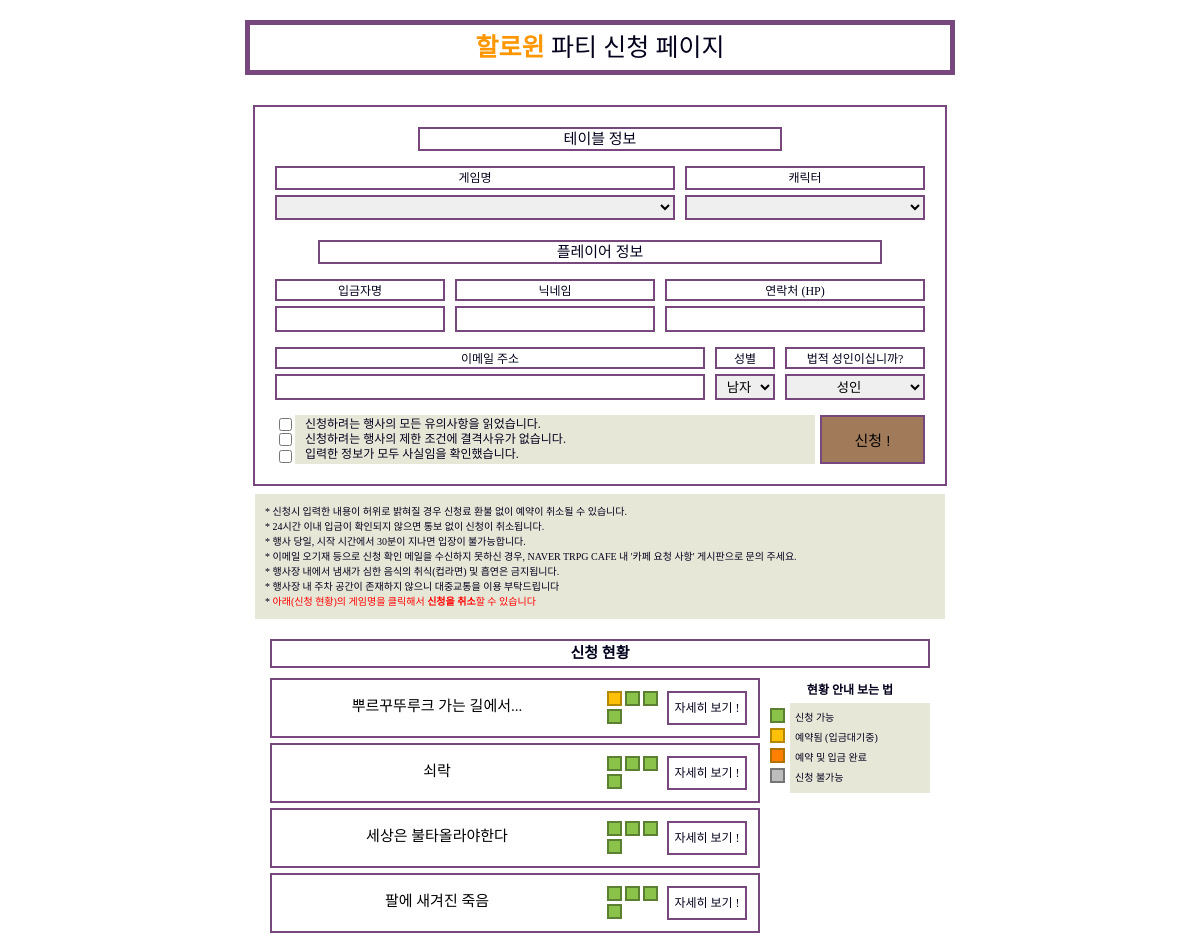
The app's page / (upper part), older data.
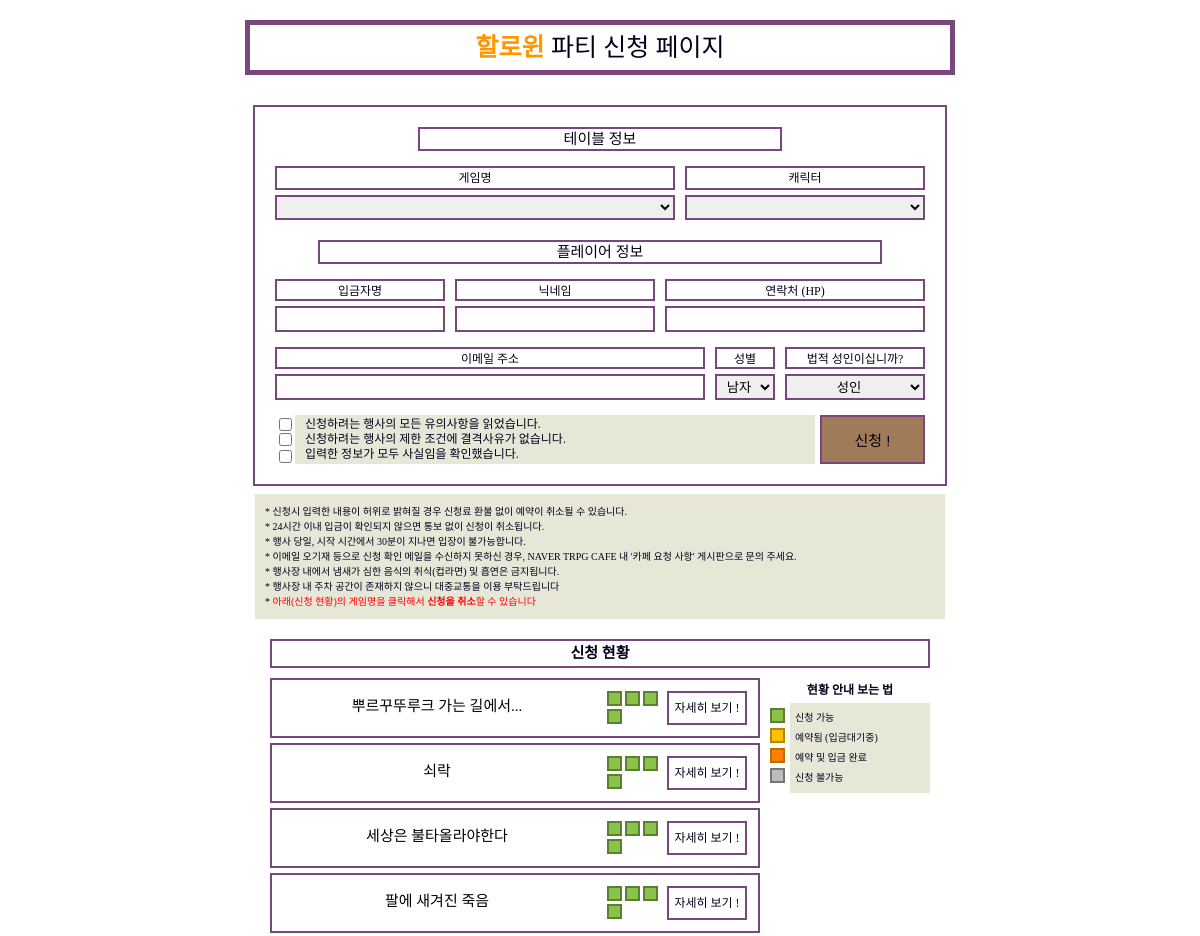
The same page, newer data.
### mysite/apps/scenario/models.py (models this page shows, shortened)
class Scenario(models.Model):
    INACTIVE, ACTIVE = False, True
    SCENARIO_STATUS = (
        (INACTIVE, _('Inactive')),
        (ACTIVE, _('Active'))
    )
    FREE, MALE_ONLY, FEMALE_ONLY = None, True, False
    GENDER_CHOICES = (
        (FREE, _('Free')),
        (MALE_ONLY, _('Male Only')),
        (FEMALE_ONLY, _('Female Only'))
    )
    YES, NO = True, False
    ADULT_CHOICES = (
        (YES, _('Adult Only')),
        (NO, _('Free'))
    )
    master = models.CharField(
        _("Master Name"),
        max_length=64,
        null=True
    )
    name = models.CharField(
        _("Scenario Name"),
        max_length=128
    )
    adult_only = models.BooleanField(
        _("Adult Only"),
        choices=ADULT_CHOICES,
        default=NO
    )
    gender_only = models.NullBooleanField(
        _("Gender Only"),
        default=None,
        choices=GENDER_CHOICES
    )
    is_active = models.BooleanField(
        _("Is Active"),
        choices=SCENARIO_STATUS,
        default=ACTIVE
    )
    reg_date = models.DateTimeField(
        _("Reg Date"),
        auto_now_add=True
    )
    modify_date = models.DateTimeField(
        _("Modify Date"),
        auto_now=True
    )
    def __str__(self):
        return self.name
    class Meta:
        verbose_name = _('Scenario')
        verbose_name_plural = _("Scenarios")

### mysite/apps/character/models.py (models this page shows, shortened)
class Character(models.Model):
    EMPTY, BOOKED, PAID = range(0, 3)
    CHARACTER_STATUS = (
        (EMPTY, _('Empty')),
        (BOOKED, _('Booked')),
        (PAID, _('Paid'))
    )
    name = models.CharField(
        _("Character_Name"),
        max_length=128
    )
    scenario = models.ForeignKey(
        'scenario.Scenario',
        related_name='character',
        verbose_name=_('Scenario'),
        on_delete=models.CASCADE
    )
    player = models.ForeignKey(
        'player.Player',
        related_name='character',
        verbose_name=_('Player'),
        blank=True,
        null=True,
        on_delete=models.SET_NULL
    )
    status = models.PositiveSmallIntegerField(
        _("Status of booking"),
        choices=CHARACTER_STATUS,
        default=EMPTY
    )
    class Meta:
        ordering = ('scenario',)
        verbose_name = _('Character')
        verbose_name_plural = _("Characters")

### mysite/apps/player/views.py (the view, shortened to what this page needs)
# urls.py: url(r'^$', PlayerRegist.as_view(), name="regist"),
class PlayerRegist(TemplateView):
    template_name = "player/player_regist.html"
    def get(self, request, *args, **kwargs):
        context = self.get_context_data(**kwargs)
        context['scenarios'] = Scenario.objects.filter(is_active=True)
        context['form'] = RegistForm()
        context['success'] = 'GET'
        return self.render_to_response(context)

### mysite/apps/player/forms.py
class RegistForm(forms.Form):
    scenario = forms.ModelChoiceField(
        queryset=Scenario.objects.filter(is_active=Scenario.ACTIVE),
        empty_label="",
    )
    character = forms.ModelChoiceField(
        queryset=Character.objects.all(),
        empty_label="",
    )
    player_name = forms.CharField(max_length=64)
    player_nickname = forms.CharField(max_length=64)
    player_phone_number = forms.CharField(max_length=16)
    player_gender = forms.ChoiceField(choices=Player.GENDER_CHOICES)
    player_adult = forms.ChoiceField(choices=Player.ADULT_CHOICES)
    player_email = forms.EmailField(max_length=64)
    agree_read_all = forms.BooleanField()
    agree_no_problem = forms.BooleanField()
    agree_face = forms.BooleanField()

### mysite/templates/player/player_regist.html (shortened to what this page needs)
<!DOCTYPE html>
<html lang="en">
<head>
    {% load static %}
    <link rel="stylesheet" href="{% static "css/player_regist.css" %}">
</head>
<body>
    <div class="container body">
        <div class="header_container">
            <div class="header_title"><b style="color: #FE9600">할로윈</b> 파티 신청 페이지</div>
        </div>
        <div class="body_container">
            <form class="regist_form" id="regist_form" method="post" action="{% url "regist" %}">
                <div class="table_container">
                    <div class="table_title">테이블 정보</div>
                    <div class="table_detail">
                        <div class="table_scenario">
                            <label for="scenario" class="table_scenario_title">게임명</label>
                            {{ form.scenario }}
                        </div>
                        <div class="table_character">
                            <label for="character" class="table_character_title">캐릭터</label>
                            <select id="id_character" name="character" required>
                            </select>
                        </div>
                    </div>
                </div>
                <div class="player_container">
                    <div class="player_title">플레이어 정보</div>
                    <div class="player_detail">
                        <div class="player_detail_basic">
                            <div class="player_detail_name">
                                <label for="player_name" class="player_name_title">입금자명</label>
                                {{ form.player_name }}
                            </div>
                            <div class="player_detail_nickname">
                                <label for="player_nickname" class="player_nickname_title">닉네임</label>
                                {{ form.player_nickname }}
                            </div>
                            <div class="player_detail_phone_number">
                                <label for="player_phone_number" class="player_phone_number_title">연락처 (HP)</label>
                                {{ form.player_phone_number }}
                            </div>
                        </div>
                        <div class="player_detail_other">
                            <div class="player_detail_email">
                                <label for="player_email" class="player_email">이메일 주소</label>
                                {{ form.player_email }}
                            </div>
                            <div class="player_detail_gender">
                                <label for="player_gender" class="player_gender_title">성별</label>
                                {{ form.player_gender }}
                            </div>
                            <div class="player_detail_adult">
                                <label for="player_adult" class="player_adult_title">법적 성인이십니까?</label>
                                {{ form.player_adult }}
                            </div>
                        </div>
                        <div class="player_detail_check">
                            <div class="player_agree">
                                <div class="player_agree_checkboxes">
                                    {{ form.agree_read_all }}
                                    {{ form.agree_no_problem }}
                                    {{ form.agree_face }}
                                </div>
                                <div class="player_agree_lables">
                                    <label for="agree_read_all">신청하려는 행사의 모든 유의사항을 읽었습니다.</label>
                                    <label for="agree_no_problem">신청하려는 행사의 제한 조건에 결격사유가 없습니다.</label>
                                    <label for="agree_fact">입력한 정보가 모두 사실임을 확인했습니다.</label>
                                </div>
                            </div>
                            <input type="submit" class="player_submit" id="player_submit" value="신청 !">
                        </div>
                    </div>
                </div>
            </form>
            <div class="player_warning">
                * 신청시 입력한 내용이 허위로 밝혀질 경우 신청료 환불 없이 예약이 취소될 수 있습니다.<br>
                * 24시간 이내 입금이 확인되지 않으면 통보 없이 신청이 취소됩니다.<br>
                * 행사 당일, 시작 시간에서 30분이 지나면 입장이 불가능합니다.<br>
                * 이메일 오기재 등으로 신청 확인 메일을 수신하지 못하신 경우, NAVER TRPG CAFE 내 '카페 요청 사항' 게시판으로 문의 주세요.<br>
                * 행사장 내에서 냄새가 심한 음식의 취식(컵라면) 및 흡연은 금지됩니다.<br>
                * 행사장 내 주차 공간이 존재하지 않으니 대중교통을 이용 부탁드립니다<br>
                * <span style="color: red">아래(신청 현황)의 게임명을 클릭해서 <b>신청을 취소</b>할 수 있습니다</span><br>
            </div>
        </div>
        <div class="footer_container">
            <div class="footer_title">신청 현황</div>
            <div class="footer_scenario_container">
            {% for scenario in scenarios %}
                <div class="footer_scenario">
                    <div class="footer_scenario_title">
                        <a class="scenario_name" href="/cancel/{{ scenario.id }}">{{ scenario.name|truncatechars:23 }}</a>
                    </div>
                    <div class="footer_scenario_booked">
                    {% for character in scenario.character.all %}
                        <div class="scenario_character_status"
                        {% if character.status == 0 %}
                            style="background-color: #8bc34a; border-color: #5b8031;"
                        {% elif character.status == 1 %}
                            style="background-color: #ffc107; border-color: #b38805;"
                        {% elif character.status == 2 %}
                            style="background-color: #ff8000; border-color: #b37100;"
                        {% else %}
                            style="background-color: #bdbdbd; border-color: #757575;"
                        {% endif %}
                        ></div>
                    {% endfor %}
                    </div>
                    <div class="footer_scenario_detail">
                        자세히 보기 !
                    </div>
                </div>
            {% endfor %}
            </div>
            <div class="footer_status_explain">
                <div class="explain_title">현황 안내 보는 법</div>
                <div class="explain_body">
                    <div class="explain_color">
                        <div class="color_box" style="background-color: #8bc34a; border-color: #5b8031"></div>
                        <div class="color_box" style="background-color: #ffc107; border-color: #b38805"></div>
                        <div class="color_box" style="background-color: #ff8000; border-color: #b37100"></div>
                        <div class="color_box" style="background-color: #bdbdbd; border-color: #757575"></div>
                    </div>
                    <div class="explain_text">
                        <div class="color_text">신청 가능</div>
                        <div class="color_text">예약됨 (입금대기중)</div>
                        <div class="color_text">예약 및 입금 완료</div>
                        <div class="color_text">신청 불가능</div>
                    </div>
                </div>
            </div>
        </div>
    </div>
</body>
</html>

Row changes from the older to the newer data that the page shows:
changed Character (number 1 of 16 on the later page): status 1 → 0 (drawn)
